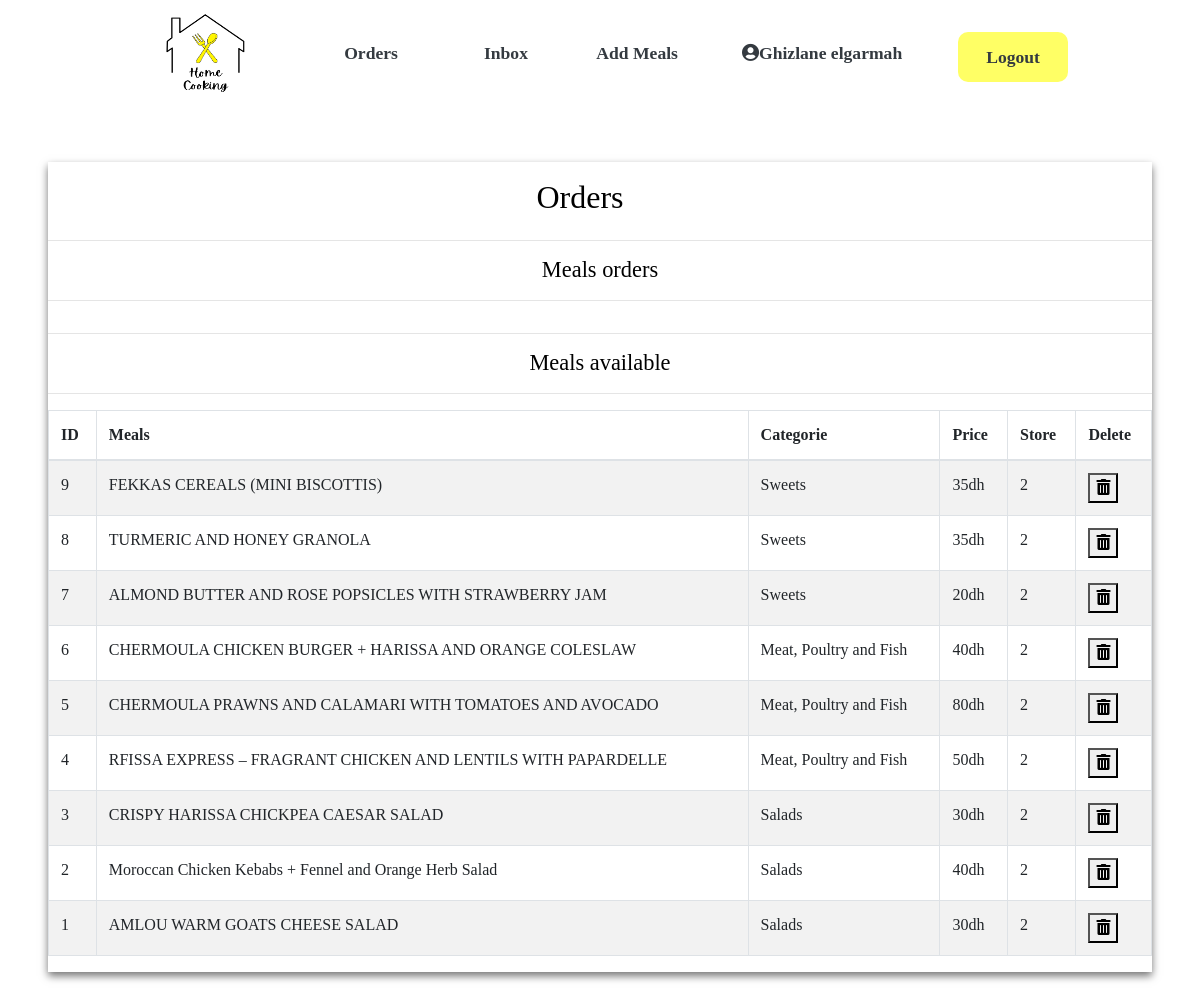
The page /admin on the database its author committed.
### server.py (models this page shows)
class Repas(db.Model):
    id = db.Column(db.Integer, primary_key=True)
    title = db.Column(db.String(100), unique=True)
    categorie=db.Column(db.String(100))
    price = db.Column(db.Integer)
    store = db.Column(db.Integer)
    description = db.Column(db.String(500))
    image = db.Column(db.String(100))

### server.py (the view)
@app.route("/admin")
def admin():
    repas=Repas.query.all()
    m=repas.reverse()
    return render_template("admin/admin.html",repas=repas)

### templates/Admin/admin.html (shortened to what this page needs)
<!DOCTYPE html>
<html lang="en">
    <head>
        <link rel="stylesheet" href="https://stackpath.bootstrapcdn.com/bootstrap/4.5.0/css/bootstrap.min.css"
>
        <link rel="stylesheet" href="https://unpkg.com/aos@2.3.1/dist/aos.css">
        <link rel="stylesheet" href="static/css/style.css">
        <link rel="stylesheet" href="https://pro.fontawesome.com/releases/v5.10.0/css/all.css"/>
    </head>
<body class="body" >
    <nav class="navbar navbar-expand-lg  navbar-light  sticky-top" >
        <a class="navbar-brand" href="/"><h2><img src="/static/images/logo/1.png" style="width: 6rem; height: 5rem; position: sticky;  "  alt="logo">  </h2></a>
        <div class="collapse navbar-collapse justify-content-center" id="navbarNavDropdown">
            <ul class="navbar-nav migraines">
                <li class="nav-item ">
                    <a class="nav-link text-dark mr-5 "  href="/admin">Orders <i class="far fa-cart-arrow-down"></i></a>
                </li>
                <li class="nav-item ">
                    <a class="nav-link text-dark mr-5 "  href="/admin/inbox">Inbox </a>
                </li>
                <li class="nav-item ">
                    <a class="nav-link text-dark mr-5 "  href="/admin/add">Add Meals </a>
                </li>
                <li>
                    <a class="nav-link text-dark mr-5 "  href="/admin"><i class="fas fa-user-circle"></i>Ghizlane elgarmah</a>
                </li>
                <li>
                        <a class="nav-link text-dark mr-5 " style="background-color: rgb(255, 255, 101);border-radius: 10px; font-family: adobe-garamond-pro;                    font-weight: bold;
                        padding: 12px 28px;" href="{{url_for('logout')}}">Logout </a>
                </li>
            </ul>
        </div>
    </nav>
        <div class="container-fluid px-1 px-md-5 px-lg-1 px-xl-5  py-5 mx-auto" style="margin-top: 0%;">
            <div class="card card0 border-0">
        <div class="row ">
            <div class="col-lg-12">
                <div class=" panel-default">
                    <div class="panel-body text-center">
                        <h3 class="text-center pt-3 " style="font-size: 2rem;font-family:adobe-garamond-pro">Orders <i class="far fa-cart-arrow-down"></i> </h3>
                    </div>
                </div>
            </div>
        </div>
        <div class="row ">
            <div class="col-lg-12 ">
                <div class="panel panel-danger">
                    <div class="panel-heading">
                        <hr class="hr1 mx-auto">
                        <h3 class="panel-title text-center" style="font-size: 1.4rem;font-family:adobe-garamond-pro ;" > Meals orders </h3>
                        <hr class="hr1 mx-auto">
                    </div>
                </div>
            </div>
            <div class="col-lg-12 ">
            <div class="panel panel-default">
                <div class="panel-heading">
                    <hr class="hr1 mx-auto">
                    <h3 class="panel-title text-center" style="font-size: 1.4rem;font-family:adobe-garamond-pro ;">Meals available</h3>
                    <hr class="hr1 mx-auto">
                </div>
                <div class="table-responsive">
                    <table class="table table-striped table-bordered">
                        <thead>
                            <tr>
                                <th>ID</th><th>Meals</th><th>Categorie</th><th>Price</th><th>Store</th><th>Delete</th>
                            </tr>
                        </thead>
                        <tbody>
                            {% for repa in repas %}
                            <tr>
                                <td>{{ repa.id }}</td>
                                <td>{{ repa.title }}</td>
                                <td>{{ repa.categorie }}</td>
                                <td>{{ repa.price }}dh</td>
                                <td>{{ repa.store }} </td>
                                <form action="{{url_for('delete',id=repa.id)}}" method="post">
                                    <td>
                                        <button type="submit"> <i class="fas fa-trash-alt"></i></button>
                                    </td>
                                 </form>
                            </tr>
                            {% endfor %}
                        </tbody>
                    </table>
                </div>
            </div>
        </div>
    </div>
</div>
</div>
</body>
</html>

### static/css/style.css (style rules this page uses)
body { box-sizing:border-box; font-family: "adobe-garamond-pro"; color: #000; overflow-x: hidden; height: 100%; background-repeat: no-repeat }
.navbar { background-color: white; }
.nav-link { font-size:1.1rem; font-family: "adobe-garamond-pro"; font-weight: bold; }
.navbar-brand { margin-left: 12% !important; }
.card0 { box-shadow: 0px 4px 8px 0px #757575; border-radius: 0px }
::placeholder { color: #BDBDBD; opacity: 1; font-weight: 300 }

### rows shown on the page
Repas: id "9", title "FEKKAS CEREALS (MINI BISCOTTIS)", categorie "Sweets", price "35", store "2"
Repas: id "8", title "TURMERIC AND HONEY GRANOLA", categorie "Sweets", price "35", store "2"
Repas: id "7", title "ALMOND BUTTER AND ROSE POPSICLES WITH STRAWBERRY JAM", categorie "Sweets", price "20", store "2"
Repas: id "6", title "CHERMOULA CHICKEN BURGER + HARISSA AND ORANGE COLESLAW", categorie "Meat, Poultry and Fish", price "40", store "2"
Repas: id "5", title "CHERMOULA PRAWNS AND CALAMARI WITH TOMATOES AND AVOCADO", categorie "Meat, Poultry and Fish", price "80", store "2"
Repas: id "4", title "RFISSA EXPRESS – FRAGRANT CHICKEN AND LENTILS WITH PAPARDELLE", categorie "Meat, Poultry and Fish", price "50", store "2"
Repas: id "3", title "CRISPY HARISSA CHICKPEA CAESAR SALAD", categorie "Salads", price "30", store "2"
Repas: id "2", title "Moroccan Chicken Kebabs + Fennel and Orange Herb Salad", categorie "Salads", price "40", store "2"
Repas: id "1", title "AMLOU WARM GOATS CHEESE SALAD", categorie "Salads", price "30", store "2"
